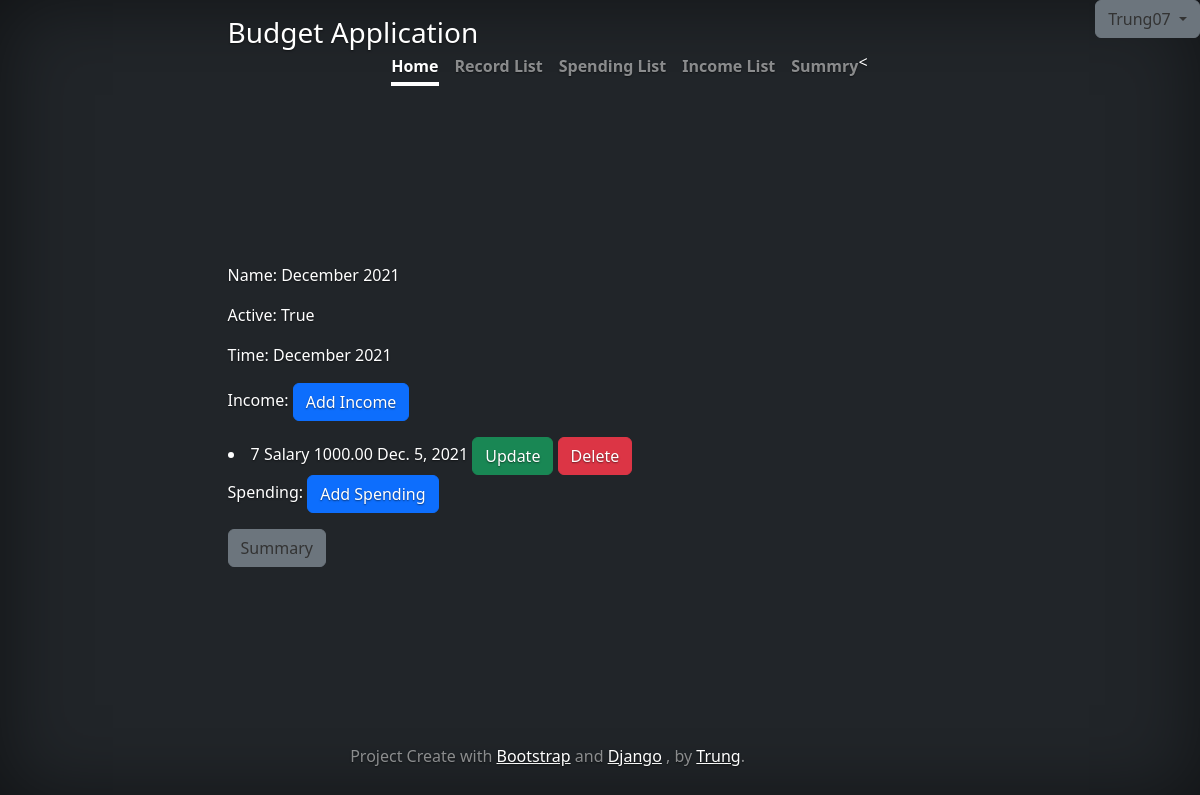
The app's page /budget/records/5/ (signed in), older data.
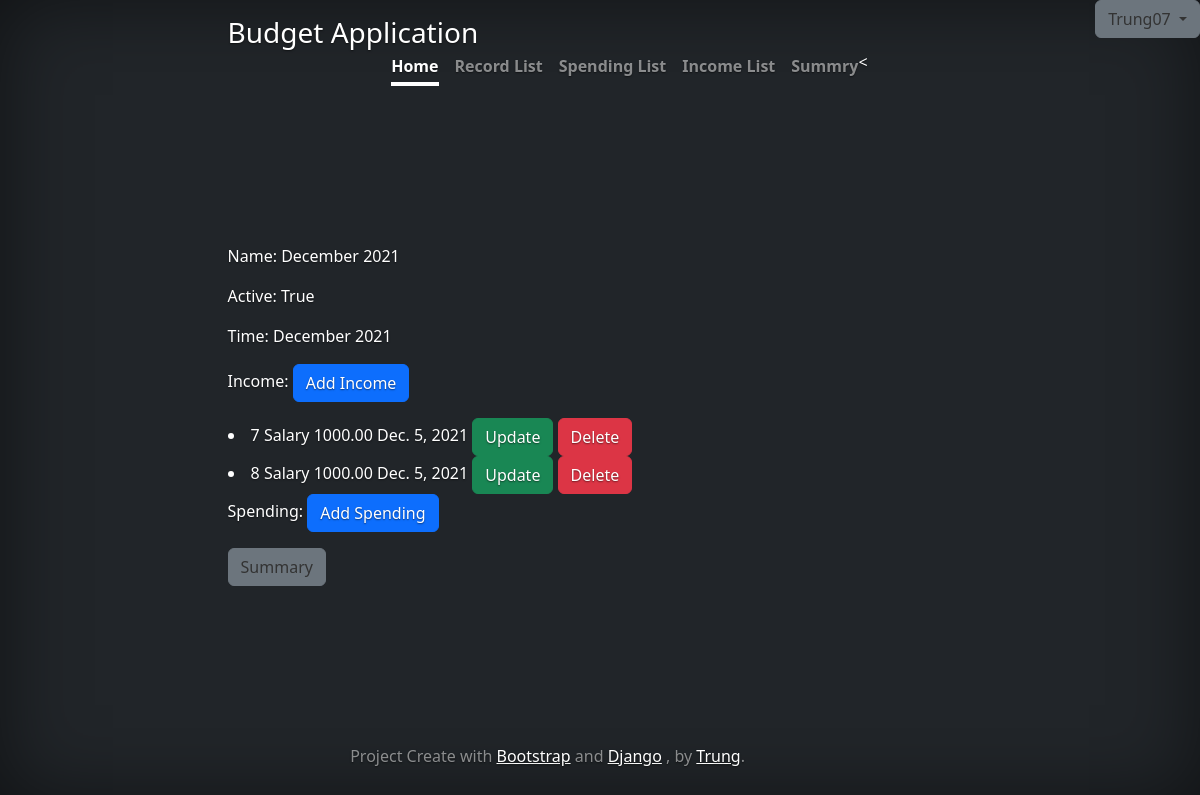
The same page, newer data.
### budget/models.py (models this page shows, shortened)
class Income(models.Model):
    class IncomeType(models.TextChoices):
        NONE = '',_('Type of Income')
        SALARY = 'Salary',_('Salary')
        DIVIDEND = 'Dividend',_('Dividend')
        EXTRA = 'Extra',_('Extra')
        BUSINESS = 'Business',_('Business')
    name = CharField(max_length=128)
    amount = DecimalField(max_digits=8,decimal_places=2)
    category = CharField(
        max_length=8,
        choices=IncomeType.choices,
        default=None,
    )
    date = DateField(default=datetime.date.today)# date field , default is today
    description = TextField()
    record = ForeignKey(Record, on_delete=models.CASCADE, null=True,related_name='income')

### budget/views.py (the view)
# urls.py: path('budget/records/<int:pk>/', RecordDetailView.as_view(), name='record_detail'),
class RecordDetailView(DetailView):
    template_name = "records/detail.html"
    model = Record
    context_object_name = 'record'
    def get_context_data(self, **kwargs):
        pk = self.kwargs['pk'] # this is to get querry parameter
        context = super().get_context_data(**kwargs)
        context['incomes'] = Income.objects.filter(record__id = pk)
        context['expenses'] = Spending.objects.filter(record__id = pk)
        records = Record.objects.filter(user=self.request.user.profile) # to get all the records from logged-in user
        profile = self.request.user.profile
        records = profile.records
        return context

### budget/templates/records/detail.html
{% extends "base.html" %}
{% block content %}
<p>Name: {{record.name}}</p>
<p>Active: {{record.is_active}}</p>
<p>Time: {{record.creation_date|date:"F Y"}}</p>
<p>Income:
    <a class="btn btn-primary" href="{% url 'income_create' %}" role="button">Add Income</a>
</p>
{% for income in incomes %}
      <li>
        {{ income.pk }}
        {{ income.name }}
        {{ income.amount }}
        {{ income.date }}
        <a class="btn btn-success" href="{% url 'income_update' income.pk %}" role="button"> Update</a>
        <a class="btn btn-danger" href="{% url 'income_delete' income.pk %}" role="button"> Delete</a>
{% endfor %}
<p>Spending:
    <a class="btn btn-primary" href="{% url 'spending_create' %}" role="button">Add Spending</a>
</p>
<a class="btn btn-secondary" href="{% url 'summary' %}" role="button">Summary</a>
{% endblock %}

Row changes from the older to the newer data that the page shows:
added Income: pk "8", name "Salary", amount "1000.00", date "Dec. 5, 2021"
